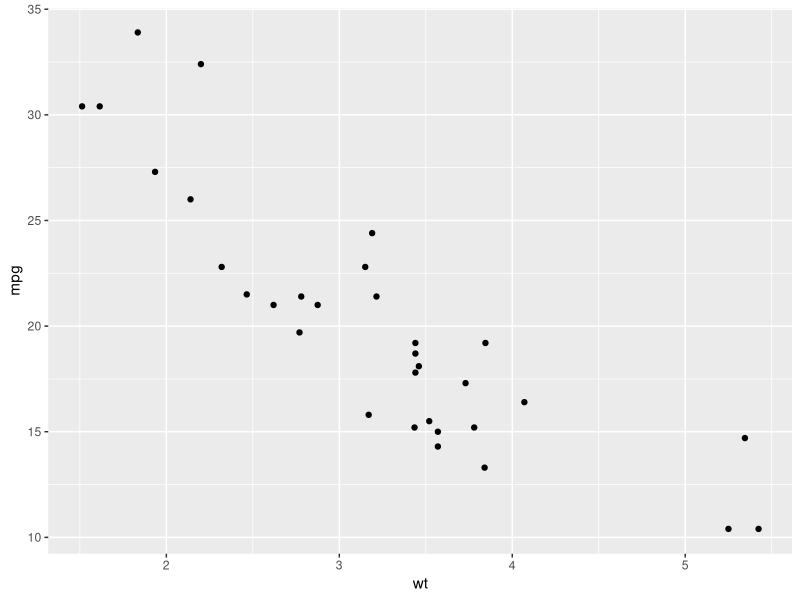
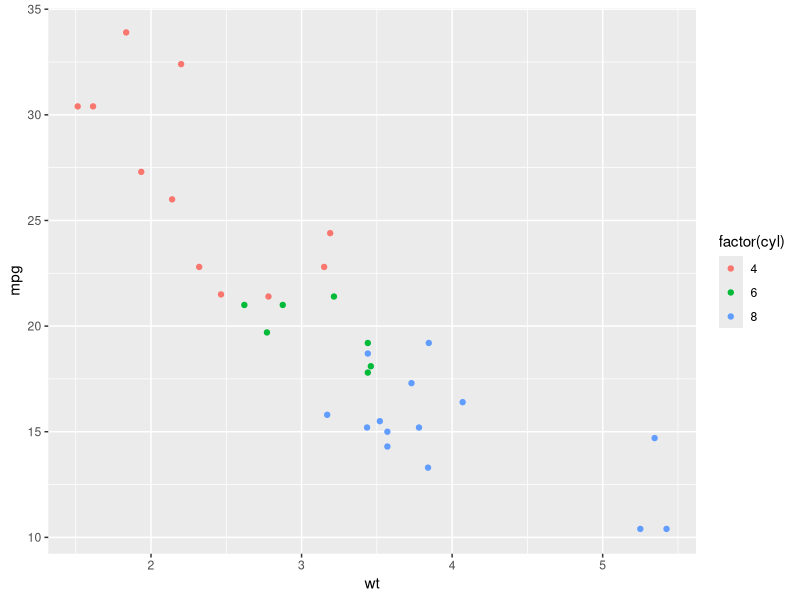
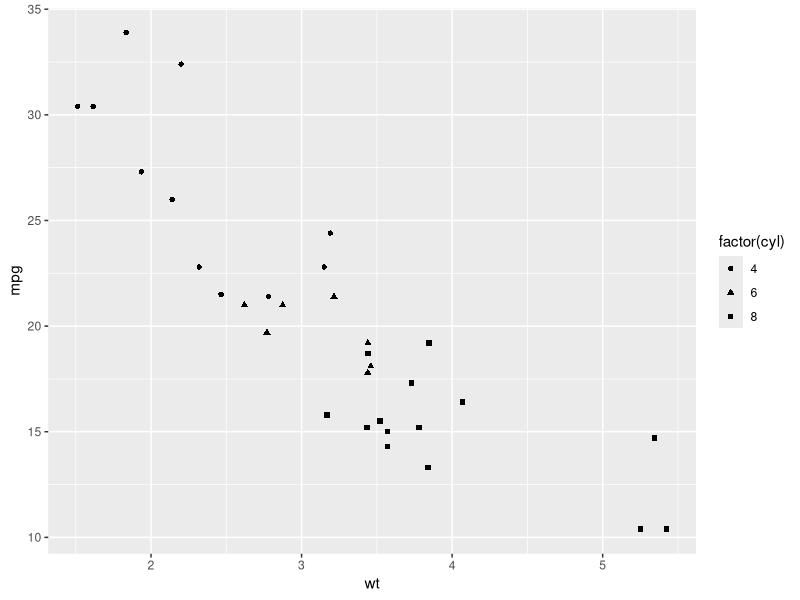
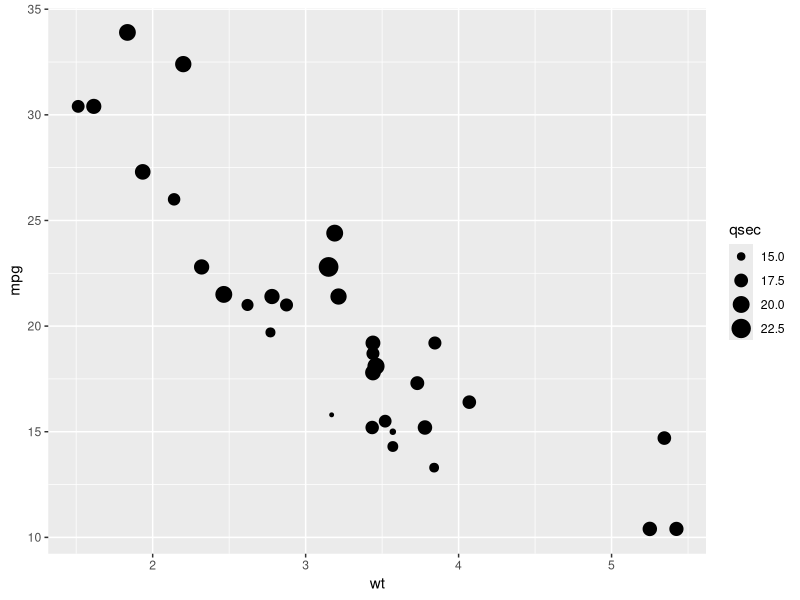
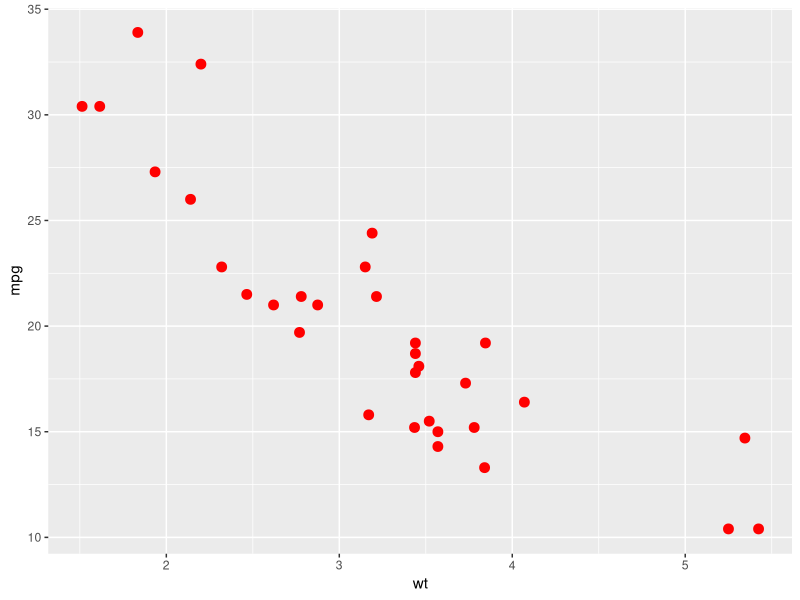
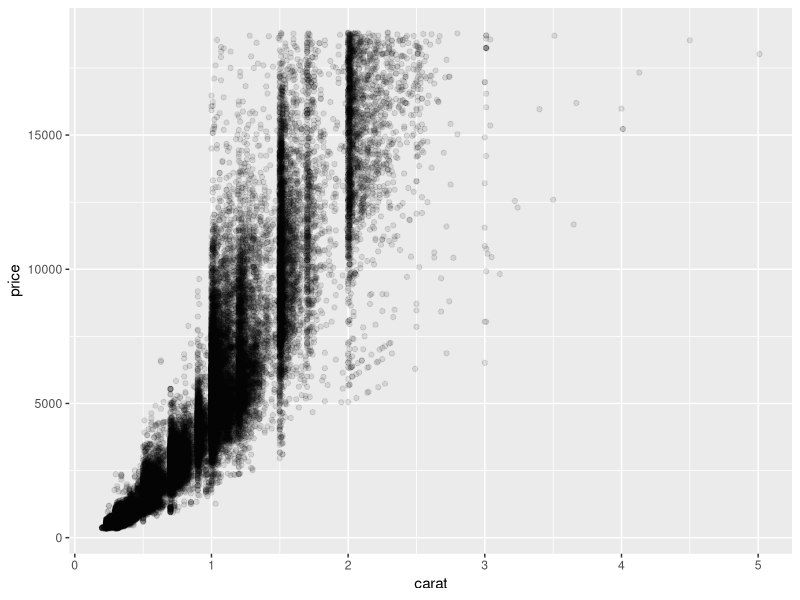
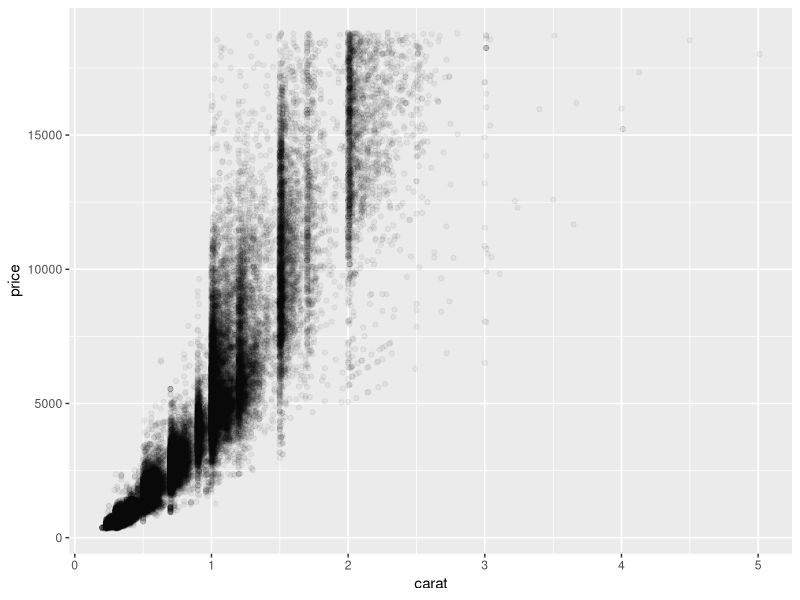
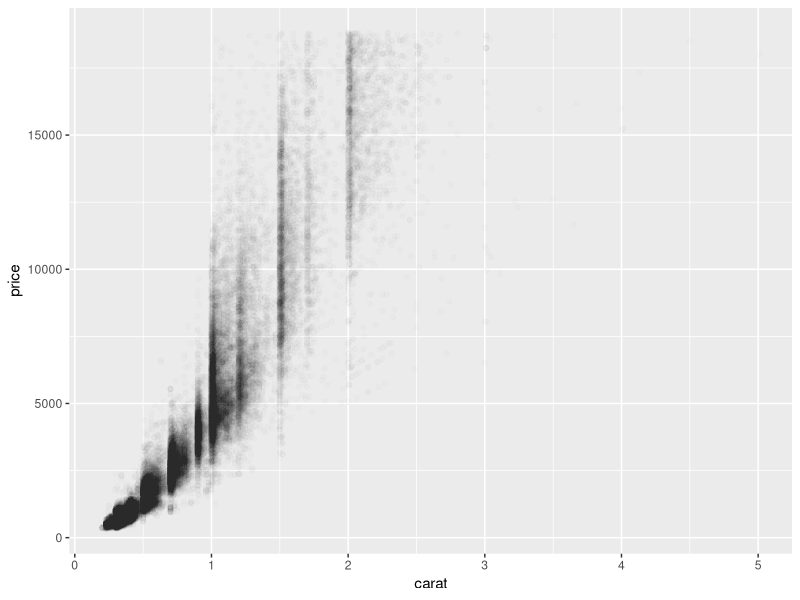

R code for these plots, in order:
# 패키지 설치
install.packages("ggplot2")#ctrl+enter 후 패키지 설치
library(ggplot2)#ggplo2 패키지 내 함수들을 쓰겠다.
p <- ggplot(mtcars, aes(wt, mpg))
p + geom_point()



# Add aesthetic mappings
p + geom_point(aes(colour = factor(cyl)))
p + geom_point(aes(shape = factor(cyl)))
# A "bubblechart":
p + geom_point(aes(size = qsec))
# Set aesthetics to fixed value
ggplot(mtcars, aes(wt, mpg)) + geom_point(colour = "red", size = 3)
# Varying alpha is useful for large datasets
d <- ggplot(diamonds, aes(carat, price))
d + geom_point(alpha = 1/10)
d + geom_point(alpha = 1/20)
d + geom_point(alpha = 1/100)
# For shapes that have a border (like 21), you can colour the inside and
# outside separately. Use the stroke aesthetic to modify the width of the
# border
ggplot(mtcars, aes(wt, mpg)) +
  geom_point(shape = 21, colour = "black", fill = "white", size = 5, stroke = 5)
# You can create interesting shapes by layering multiple points of
# different sizes
p <- ggplot(mtcars, aes(mpg, wt, shape = factor(cyl)))
p +
  geom_point(aes(colour = factor(cyl)), size = 4) +
  geom_point(colour = "grey90", size = 1.5)
p +
  geom_point(colour = "black", size = 4.5) +
  geom_point(colour = "pink", size = 4) +
  geom_point(aes(shape = factor(cyl)))
# geom_point warns when missing values have been dropped from the data set
# and not plotted, you can turn this off by setting na.rm = TRUE
mtcars2 <- transform(mtcars, mpg = ifelse(runif(32) < 0.2, NA, mpg))
ggplot(mtcars2, aes(wt, mpg)) +
  geom_point()
ggplot(mtcars2, aes(wt, mpg)) +
  geom_point(na.rm = TRUE)
#통계
#데이터
#내장 데이터 
#iris
str(iris)
help(str)#도움말 아래도 똑같음
?str

ggplot(data = iris, aes(x = Sepal.Length,
                    y = Sepal.Width)) +
 geom_point() #그래프의 종류
 #geom_smooth(method=lm)
 